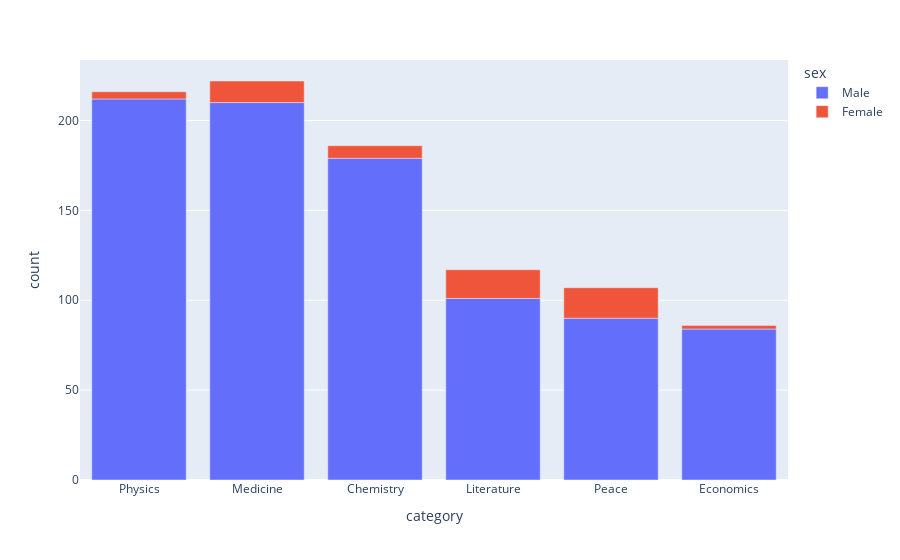

Notebook code cell kept with this figure:
### Code cell
fig = px.bar(df_category_by_sex, x="category", y="count", color="sex")
fig.show()

### Figure 1 — Plotly figure (JSON) as saved in the notebook; plotly's stock layout.template omitted (floating-point values rounded to 4 significant figures)
{"data": [{"alignmentgroup": "True", "hovertemplate": "sex=Male<br>category=%{x}<br>count=%{y}<extra></extra>", "legendgroup": "Male", "marker": {"color": "#636efa", "pattern": {"shape": ""}}, "name": "Male", "offsetgroup": "Male", "orientation": "v", "showlegend": true, "textposition": "auto", "type": "bar", "x": ["Physics", "Medicine", "Chemistry", "Literature", "Peace", "Economics"], "xaxis": "x", "y": [212, 210, 179, 101, 90, 84], "yaxis": "y"}, {"alignmentgroup": "True", "hovertemplate": "sex=Female<br>category=%{x}<br>count=%{y}<extra></extra>", "legendgroup": "Female", "marker": {"color": "#EF553B", "pattern": {"shape": ""}}, "name": "Female", "offsetgroup": "Female", "orientation": "v", "showlegend": true, "textposition": "auto", "type": "bar", "x": ["Peace", "Literature", "Medicine", "Chemistry", "Physics", "Economics"], "xaxis": "x", "y": [17, 16, 12, 7, 4, 2], "yaxis": "y"}], "layout": {"autosize": true, "barmode": "relative", "legend": {"title": {"text": "sex"}, "tracegroupgap": 0}, "margin": {"t": 60}, "xaxis": {"anchor": "y", "autorange": true, "domain": [0, 1], "range": [-0.5, 5.5], "title": {"text": "category"}, "type": "category"}, "yaxis": {"anchor": "x", "autorange": true, "domain": [0, 1], "range": [0, 233.7], "title": {"text": "count"}, "type": "linear"}}}
